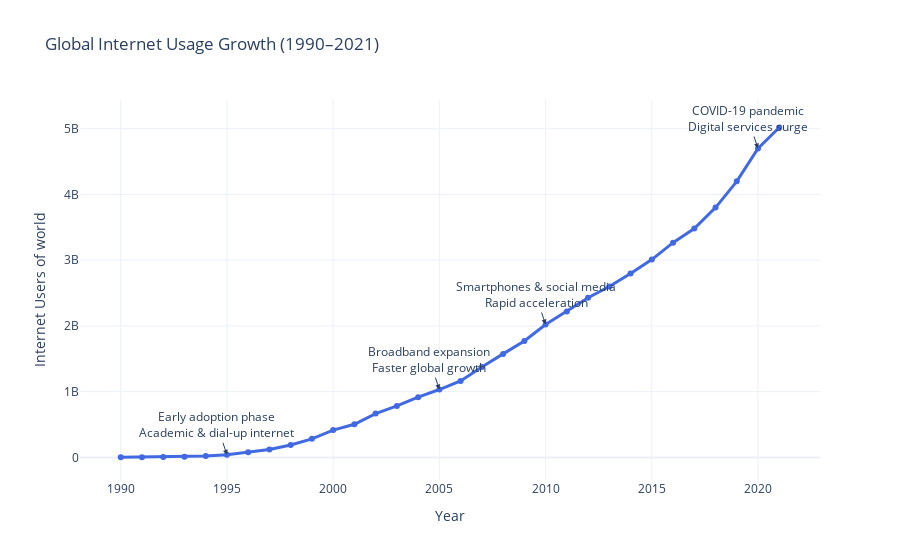

Notebook code cell kept with this figure:
### Code cell
## Plot world internet usage
fig = go.Figure()

fig.add_trace(
    go.Scatter(
        x=world_df['year'],
        y=world_df['num_users'],
        mode='lines+markers',
        name='World',
        line=dict(color='royalblue', width=3)
    )
)

# Years you want to annotate
annot_years = {
    1995: "Early adoption phase<br>Academic & dial-up internet",
    2005: "Broadband expansion<br>Faster global growth",
    2010: "Smartphones & social media<br>Rapid acceleration",
    2020: "COVID-19 pandemic<br>Digital services surge",
    2023: "Growth slowing<br>Market saturation in high-income regions"
}

annotations = []

for year, text in annot_years.items():
    # Check if the year exists in world_df
    if year in world_df['year'].values:
        y_value = world_df.loc[world_df['year'] == year, 'num_users'].values[0]
        annotations.append(dict(
            x=year,
            y=y_value,
            text=text,
            showarrow=True,
            arrowhead=2
        ))

fig.update_layout(
    title="Global Internet Usage Growth (1990–2021)",
    xaxis_title="Year",
    yaxis_title="Internet Users of world",
    template="plotly_white",
    annotations=annotations
)

fig.show()

### Figure 1 — Plotly figure (JSON) as saved in the notebook; plotly's stock layout.template omitted (floating-point values rounded to 4 significant figures)
{"data": [{"line": {"color": "royalblue", "width": 3}, "mode": "lines+markers", "name": "World", "type": "scatter", "x": [1990, 1991, 1992, 1993, 1994, 1995, 1996, 1997, 1998, 1999, 2000, 2001, 2002, 2003, 2004, 2005, 2006, 2007, 2008, 2009, 2010, 2011, 2012, 2013, 2014, 2015, 2016, 2017, 2018, 2019, 2020, 2021], "y": [2601000.0, 4271000.0, 6893000.0, 10009239, 20460824, 39337868, 77498790, 121025464, 188656720, 282097730, 416202340, 503744830, 666635970, 783017900, 915793860, 1032485300, 1162595200, 1375418900, 1574693100, 1772015500, 2022094100, 2219459000, 2427767300, 2599470300, 2796213800, 3008371500, 3266503400, 3482049300, 3799831800, 4198483500, 4698218500, 5016978000]}], "layout": {"annotations": [{"arrowhead": 2, "showarrow": true, "text": "Early adoption phase<br>Academic & dial-up internet", "x": 1995, "y": 39337868}, {"arrowhead": 2, "showarrow": true, "text": "Broadband expansion<br>Faster global growth", "x": 2005, "y": 1032485300}, {"arrowhead": 2, "showarrow": true, "text": "Smartphones & social media<br>Rapid acceleration", "x": 2010, "y": 2022094100}, {"arrowhead": 2, "showarrow": true, "text": "COVID-19 pandemic<br>Digital services surge", "x": 2020, "y": 4698218500}], "autosize": true, "title": {"text": "Global Internet Usage Growth (1990–2021)"}, "xaxis": {"autorange": true, "range": [1988.0, 2023.0], "title": {"text": "Year"}, "type": "linear"}, "yaxis": {"autorange": true, "range": [-495300000.0, 6534000000.0], "title": {"text": "Internet Users of world"}, "type": "linear"}}}
